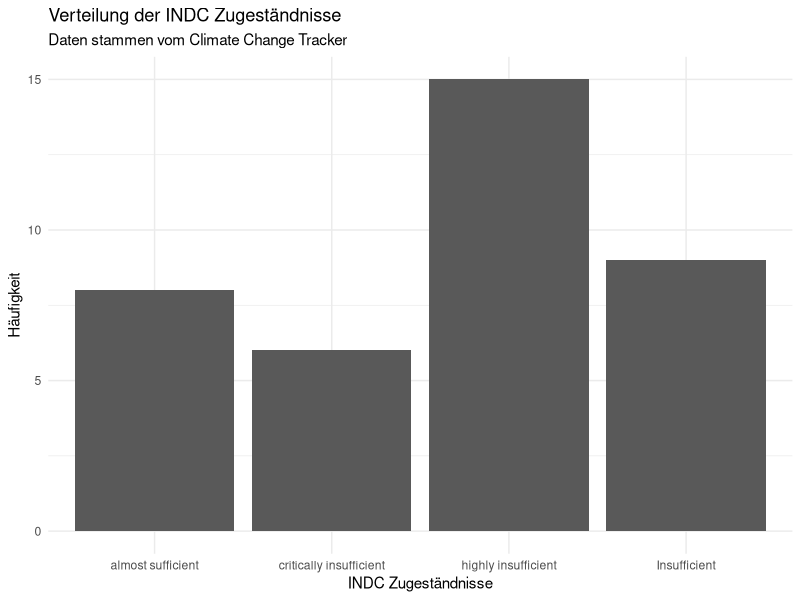
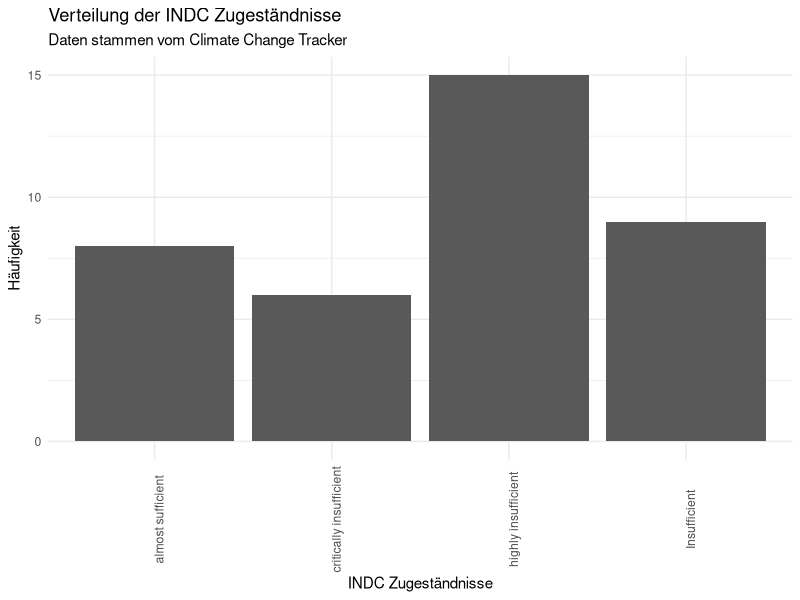
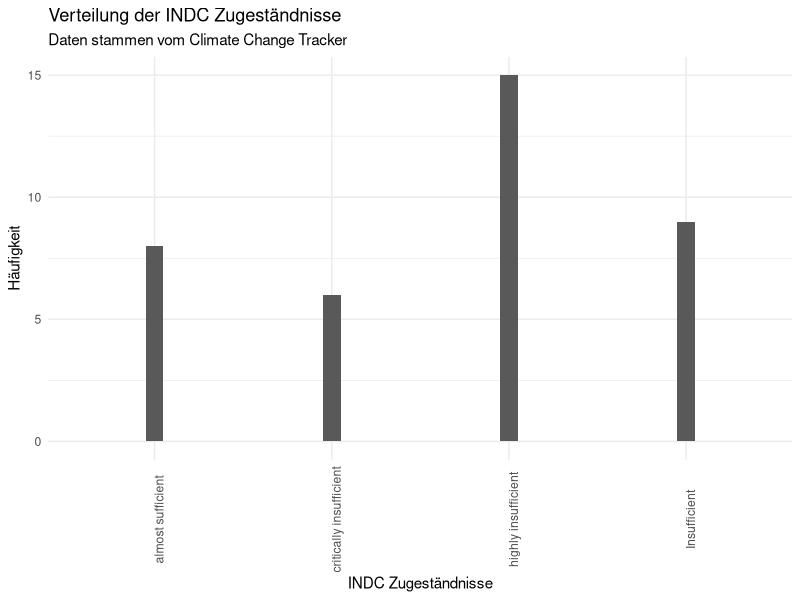
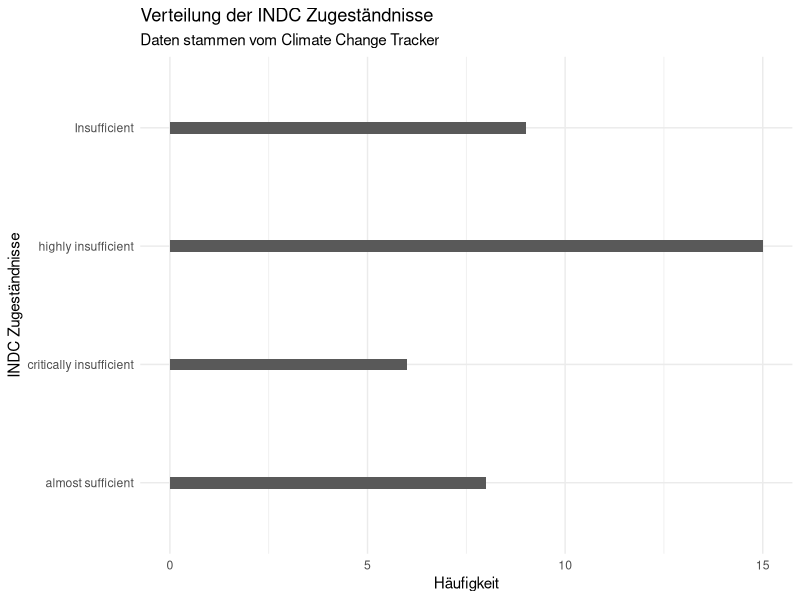
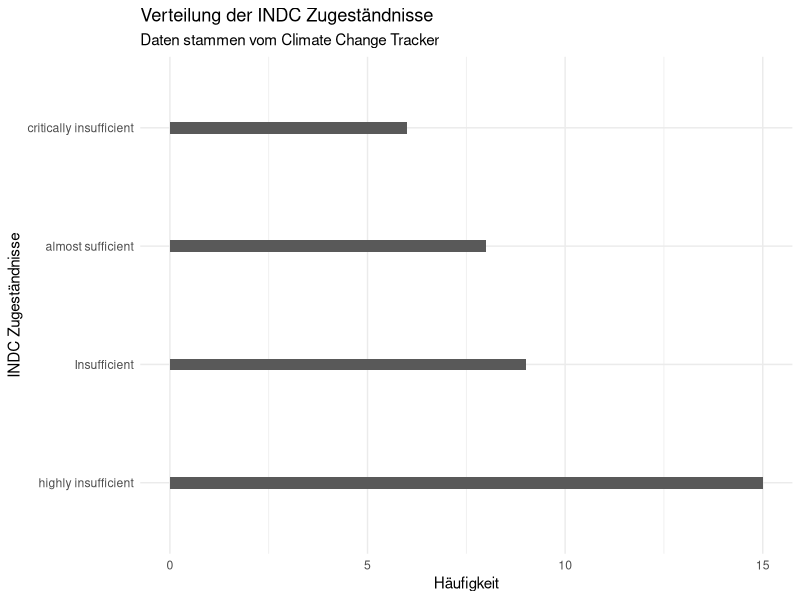

Here is the R script that generated these plots, in order:
#######################################
# ggplot für eine dsikrete Variable
#######################################

library(tidyverse)
library(readxl)
library(ggplot2)

# um die Grafiken einfach zu halten (Stichwort Ink-Data Ratio)
theme_set(theme_minimal())

# Einlesen der kategorischen Variable (Quelle: Climate Change Tracker: https://climateactiontracker.org/)
climatetracker <- read_excel('./data/ratings_climateactiontracker.xlsx')

#------
# Barchart
#------

ggplot(climatetracker, aes(rating)) + geom_bar()+
  labs(x="INDC Zugeständnisse",
       y="Häufigkeit",
       title="Verteilung der INDC Zugeständnisse",
       subtitle = "Daten stammen vom Climate Change Tracker")

ggplot(climatetracker, aes(rating)) + geom_bar()+
  labs(x="INDC Zugeständnisse",
       y="Häufigkeit",
       title="Verteilung der INDC Zugeständnisse",
       subtitle = "Daten stammen vom Climate Change Tracker")+
  theme(axis.text.x = element_text(angle = 90))


ggplot(climatetracker, aes(rating)) + geom_bar(width=0.1)+
  labs(x="INDC Zugeständnisse",
       y="Häufigkeit",
       title="Verteilung der INDC Zugeständnisse",
       subtitle = "Daten stammen vom Climate Change Tracker")+
  theme(axis.text.x = element_text(angle = 90))


ggplot(climatetracker, aes(rating)) + geom_bar(width=0.1)+
  labs(x="INDC Zugeständnisse",
       y="Häufigkeit",
       title="Verteilung der INDC Zugeständnisse",
       subtitle = "Daten stammen vom Climate Change Tracker")+
  coord_flip()
  


count <- climatetracker %>% mutate(count=1) %>% 
  group_by(rating) %>% 
  dplyr::summarise(count=sum(count))

climatetracker <- left_join(climatetracker,count) %>%
  arrange(desc(count)) 

climatetracker$rating <- factor(climatetracker$rating,levels=unique(climatetracker$rating))


ggplot(climatetracker, aes(rating)) + geom_bar(width=0.1)+
  labs(x="INDC Zugeständnisse",
       y="Häufigkeit",
       title="Verteilung der INDC Zugeständnisse",
       subtitle = "Daten stammen vom Climate Change Tracker")+
  coord_flip()



